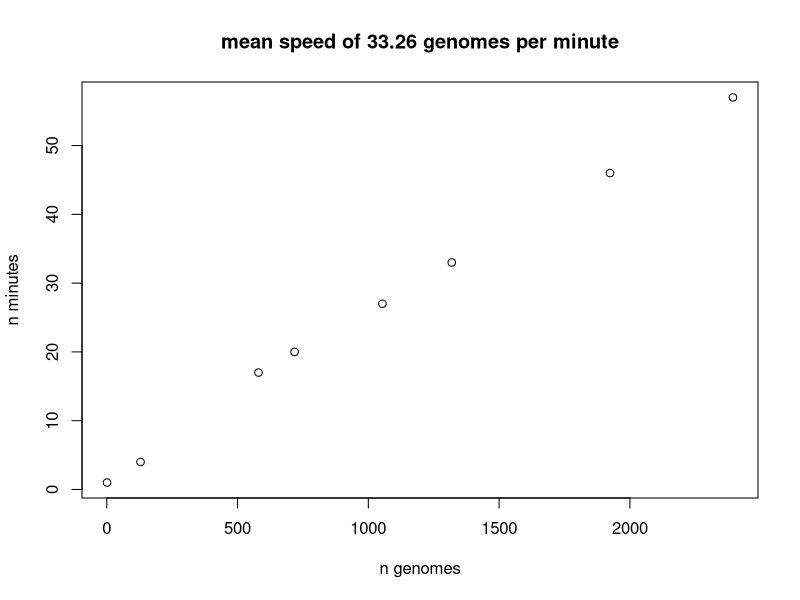

Write R code to recreate this figure.

# your genomes go how fast??
wg <- data.frame( 
  g = c(32117,32245,32696,32834,33170,33435,34040,34510)-32116,
  t = c(18,21,34,37,44,50,63,74)-17
  )

plot(wg$g, wg$t, main = paste0("mean speed of ", round(mean(wg$g / wg$t),2) , " genomes per minute"), xlab = "n genomes", ylab = "n minutes")


(wgm <- lm(t ~ g, wg))
summary(wgm)
newd <- data.frame(g = 35000)
predict(wgm, newdata = newd)

